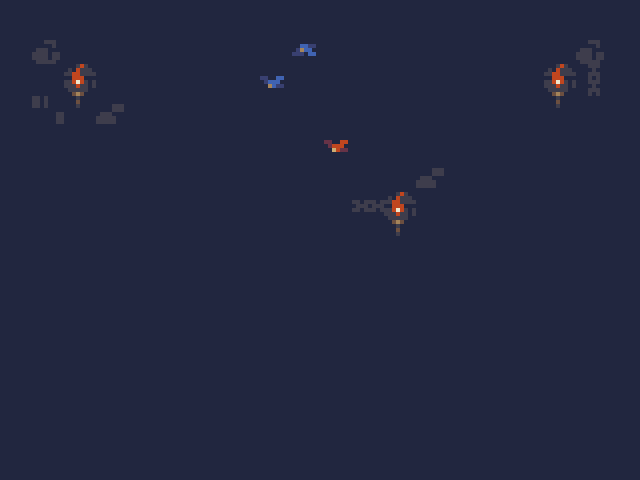

Rendered tile map (Tiled .tmx) drawn with the repository's tilesets; below, a short description and the map source with its tile grids summarised:
An orthogonal 20x15 tile map with 32x32 px tiles, 1 tile layer (Tile Layer 1), 2 tilesets.

<map version="1.0" tiledversion="1.1.6" orientation="orthogonal" renderorder="right-down" width="20" height="15" tilewidth="32" tileheight="32" infinite="0" nextobjectid="8">
 <properties>
  <property name="summoner" value="assets/oie_transparent.png" />
  <property name="wizard" value="assets/wizard.png" />
 </properties>
 <tileset firstgid="1" name="cavesofgallet_tiles_1" tilewidth="32" tileheight="32" tilecount="56" columns="8">
  <image source="cavesofgallet_tiles_1.png" trans="000000" width="256" height="224" />
 </tileset>
 <tileset firstgid="57" name="cavesofgallet_tiles" tilewidth="32" tileheight="32" tilecount="96" columns="8">
  <image source="cavesofgallet_tiles.png" trans="000000" width="256" height="384" />
 </tileset>
 <layer name="Tile Layer 1" width="20" height="15">
  <data>[300 cells, 300 non-empty, 10 distinct tile ids]</data>
 </layer>
 <objectgroup name="Object Layer 1" />
</map>
